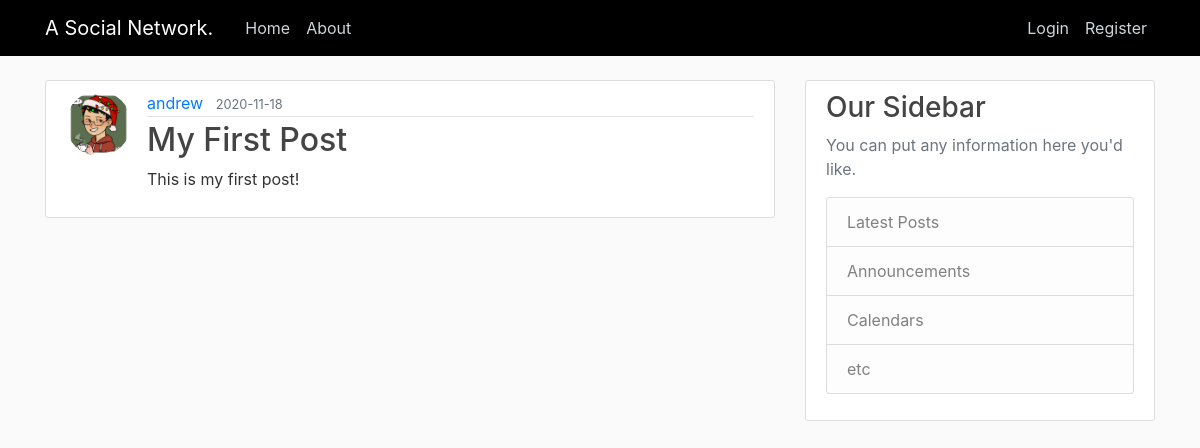
/post/1, run on the app's committed database.
### app/models.py (models this page shows, shortened)
class User(db.Model, UserMixin):
    id = db.Column(db.Integer, primary_key = True)
    username = db.Column(db.String(20), unique=True, nullable=False)
    email = db.Column(db.String(120), unique=True, nullable=False)
    image_file = db.Column(db.String(20),nullable=False, default='default.jpg')
    password = db.Column(db.String(60),nullable=False)
    posts = db.relationship('Post', backref='author', lazy=True)

class Post(db.Model):
    id = db.Column(db.Integer, primary_key = True)
    title = db.Column(db.String(100), nullable=False)
    date_posted = db.Column(db.DateTime, nullable=False, default=datetime.utcnow)
    content = db.Column(db.Text, nullable=False)
    user_id = db.Column(db.Integer, db.ForeignKey('user.id'), nullable=False)

### app/routes.py (the view)
@app.route('/post/<int:post_id>', methods = ['GET', 'POST'])
def post(post_id):
    post = Post.query.get_or_404(post_id)
    return render_template('post.html', title = post.title, post=post)

### app/templates/post.html
{% extends 'layout.html' %}
{% block content %}
    <article class="media content-section">
        <img class="rounded-circle article-img" src="{{ url_for('static', filename='profile_pics/' + post.author.image_file) }}" alt="profile_picture">
        <div class="media-body">
        <div class="article-metadata">
            <a class="mr-2" href="#">{{ post.author.username }}</a>
            <small class="text-muted">{{ post.date_posted.strftime('%Y-%m-%d') }}</small>
        </div>
        <h2 class = 'article-title'>{{ post.title }}</h2>
        <p class="article-content">{{ post.content }}</p>
        </div>
    </article>
{% endblock content %}

### app/static/main.css (style rules this page uses)
body { background: #fafafa; color: #333333; margin-top: 5rem; }
h1, h2, h3, h4, h5, h6 { color: #444444; }
.content-section { background: #ffffff; padding: 10px 20px; border: 1px solid #dddddd; border-radius: 3px; margin-bottom: 20px; }
.article-title { color: #444444; }
.article-content { white-space: pre-line; }
.article-img { height: 65px; width: 65px; margin-right: 16px; }
.article-metadata { padding-bottom: 1px; margin-bottom: 4px; border-bottom: 1px solid #e3e3e3 }

### data on the page
User: image_file (picture), author.username "andrew"
Post: date_posted "2020-11-18", title "My First Post", content "This is my first post!"
